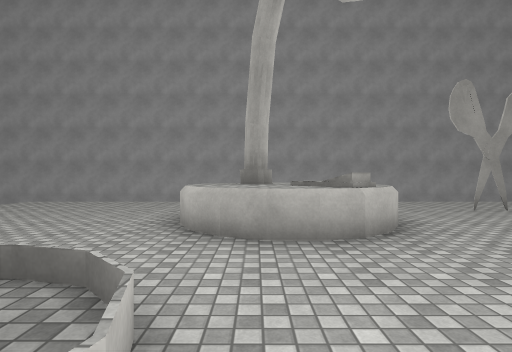
view 1 (above)

13 first-person views from a walk through a 3-D level made in the Unity game engine. The camera is 1.4 m above the floor, looks level and sees 80° across. The floor is counted in squares, 2 m on a side. Each view is taken from the middle of a square. On the plan, view 1 faces up. The plan holds only what a view shows up to about 10 squares ahead; the rest is blank. The place goes on beyond the plan. The player is left out. Surface patterns are stand-ins for the level's own textures.

view 2
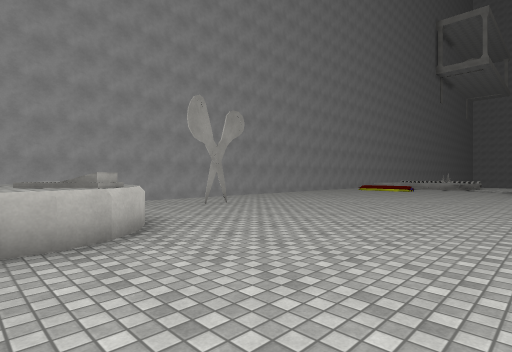

view 3
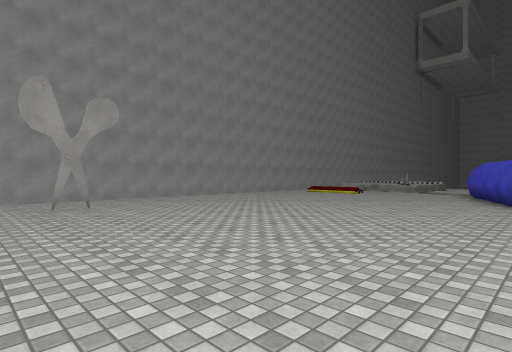

view 4
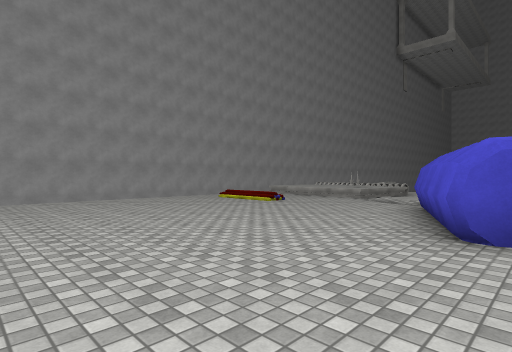

view 5
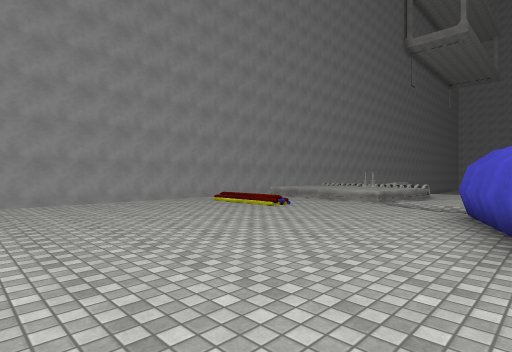

view 6
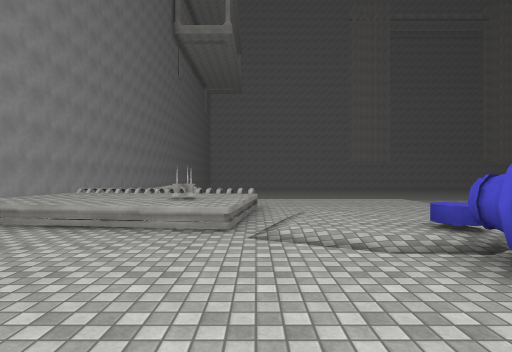

view 7
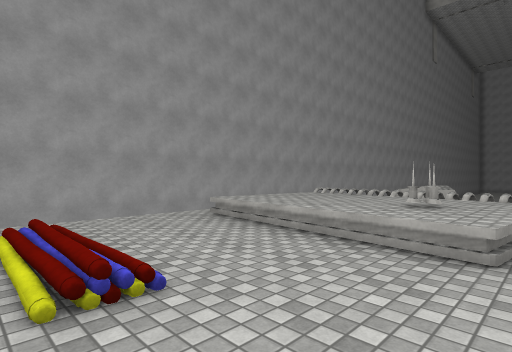

view 8
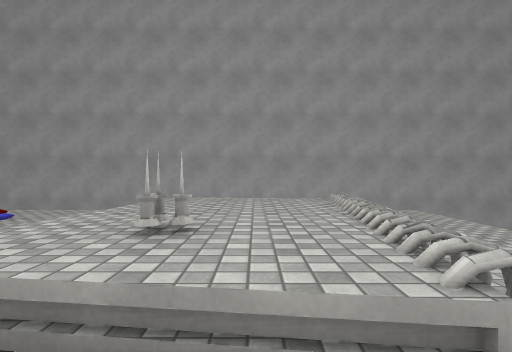

view 9
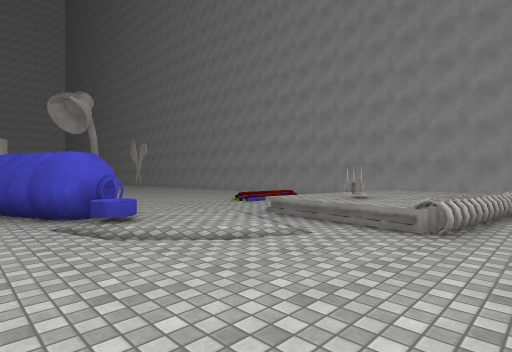

view 10
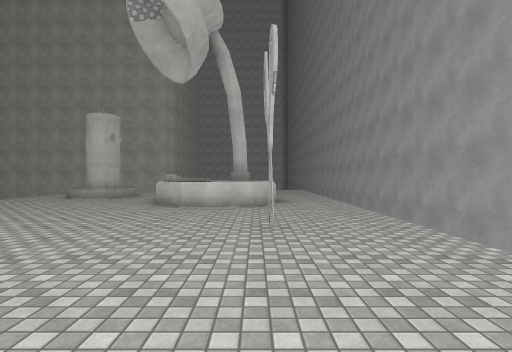

view 11
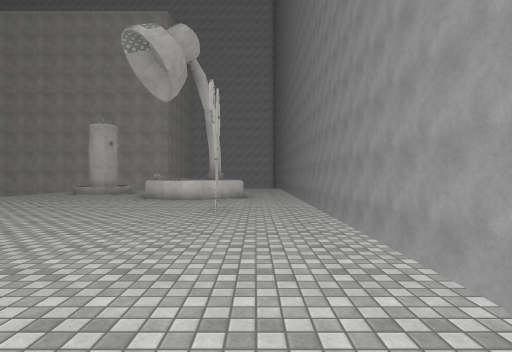

view 12
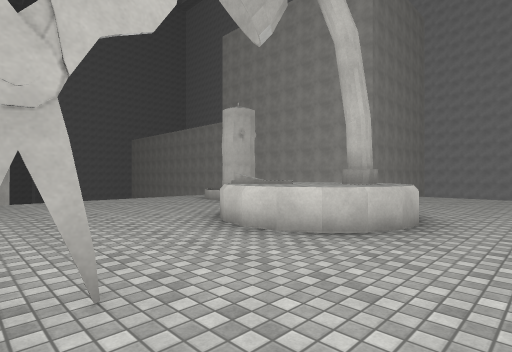

view 13
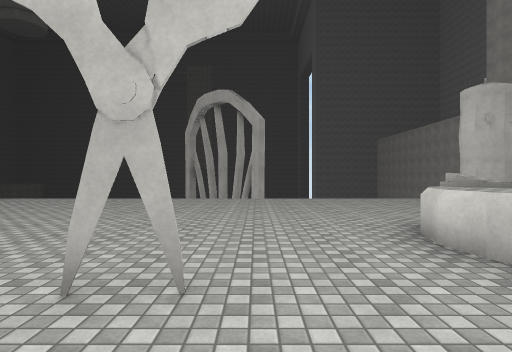

### Floor plan
Key: @ floor where view 1 was taken; # wall or solid block; . main floor; : floor 0.25 m higher than the main floor; / step, stairs or slope; = window, fence, low wall or low ledge; ^ raised ledge; v drop or lower ground.
Columns run from 7 left of view 1 to 23 right of it. Each row starts with its distance up from view 1.
  9 v#############################v
  8  .........................   .
  7  ......=#................^^^ .
  6  .....=^^=..#............^^^ .
  5  .....^^^^..............^^^^..
  4    ...^^^=..............^^^^.
  3     ...==.................^=..
  2      ................../::....
  1      ##...............##//....
  0       #@...........####.......
 -1       .............#   .......

Where each view was taken, in squares from view 1:
view 1: 0 up, 0 right, facing up
view 2: 0 up, 0 right, facing up-right
view 3: 1 down, 3 right, facing up-right
view 4: 1 down, 8 right, facing up-right
view 5: 0 up, 9 right, facing up-right
view 6: 3 up, 13 right, facing right
view 7: 3 up, 14 right, facing up-right
view 8: 2 up, 19 right, facing up
view 9: 1 down, 21 right, facing up-left
view 10: 6 up, 9 right, facing left
view 11: 7 up, 11 right, facing left
view 12: 8 up, 5 right, facing down-left
view 13: 8 up, 4 right, facing down
